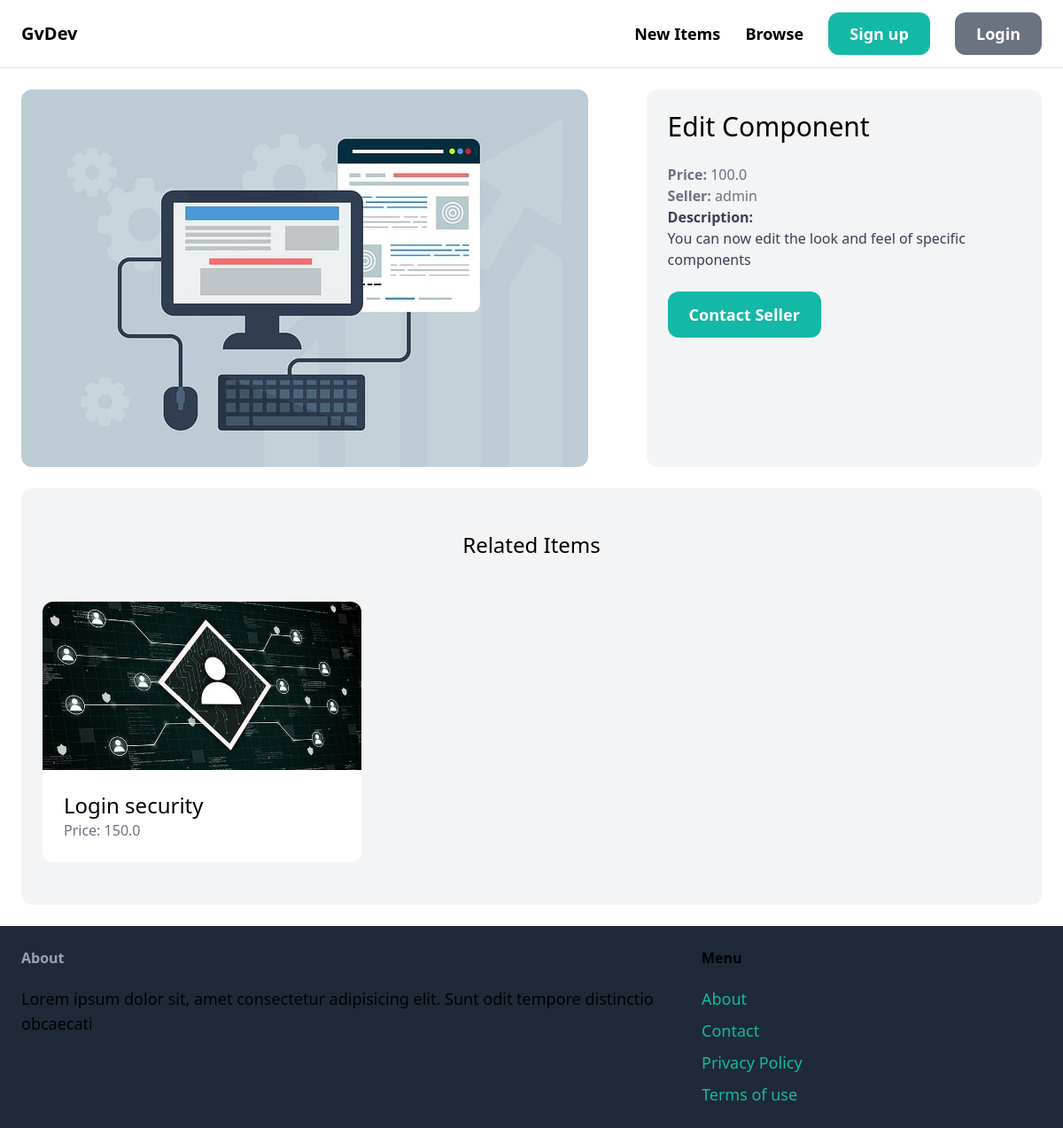
/items/5/, run on the app's committed database.
### item/models.py (models this page shows, shortened)
class Item(models.Model):
    category = models.ForeignKey(Category, related_name='items', on_delete=models.CASCADE)
    name = models.CharField(max_length=255)
    description = models.TextField(blank=True, null=True)
    price = models.FloatField()
    image = models.ImageField(upload_to="items_image", blank=True, null=True)
    is_sold = models.BooleanField(default=False)
    created_by = models.ForeignKey(User, related_name='items', on_delete=models.CASCADE)
    created_at = models.DateTimeField(auto_now_add=True)

### item/views.py (the view)
# urls.py: path('<int:pk>/', views.detail, name='detail'),
def detail(request, pk):
    item = get_object_or_404(Item, pk=pk)
    related_items = Item.objects.filter(category=item.category, is_sold=False).exclude(pk=pk)[0:3]
    return render(request, 'item/detail.html', {
        'item': item,
        'related_items': related_items
    })

### item/templates/item/detail.html (shortened to what this page needs)
{% extends 'core/base.html' %}
{% block content %}
    <div class="grid grid-cols-5 gap-6">
        <div class="col-span-3">
            <img src="{{ item.image.url }}" alt="" class="rounded-xl">
        </div>
        <div class="col-span-2 p-6 bg-gray-100 rounded-xl">
            <h1 class="mb-6 text-3xl">{{ item.name }}</h1>
            <p class="text-gray-500"><strong>Price: </strong>{{ item.price }}</p>
            <p class="text-gray-500"><strong>Seller: </strong>{{ item.created_by.username }}</p>
            {% if item.description %}
            <p class="text-gray-700">
                <strong class="text-grap-500">Description: </strong><br>
                {{ item.description }}
            </p>
            {% endif %}
            <a href="#" class="inline-block mt-6 px-6 py-3 text-lg font-semibold bg-teal-500 text-white hover:bg-teal-700 rounded-xl">Contact Seller</a>
        </div>
    </div>
    <div class="mt-6 px-6 py-12 bg-gray-100 rounded-xl">
        <h2 class="mb-12 text-2xl text-center">Related Items</h2>
        <div class="grid grid-cols-3 gap-3">
            {%  for item in related_items %}
                <div>
                    <a href="{% url 'item:detail' item.id %}">
                        <div>
                            <img src="{{ item.image.url }}" class="rounded-t-xl " alt="Item Image"/>
                        </div>
                        <div class="p-6 bg-white rounded-b-xl">
                            <h2 class="text-2xl">{{ item.name }}</h2>
                            <p class="text-gray-500">Price: {{ item.price }}</p>
                        </div>
                    </a>
                </div>
            {% endfor %}
        </div>
    </div>
{% endblock %}

### data on the page
Item: image (picture), name "Edit Component", price "100.0", created_by.username "admin", description "You can now edit the look and feel of specific components"
Item: image (picture), name "Login security", price "150.0"
